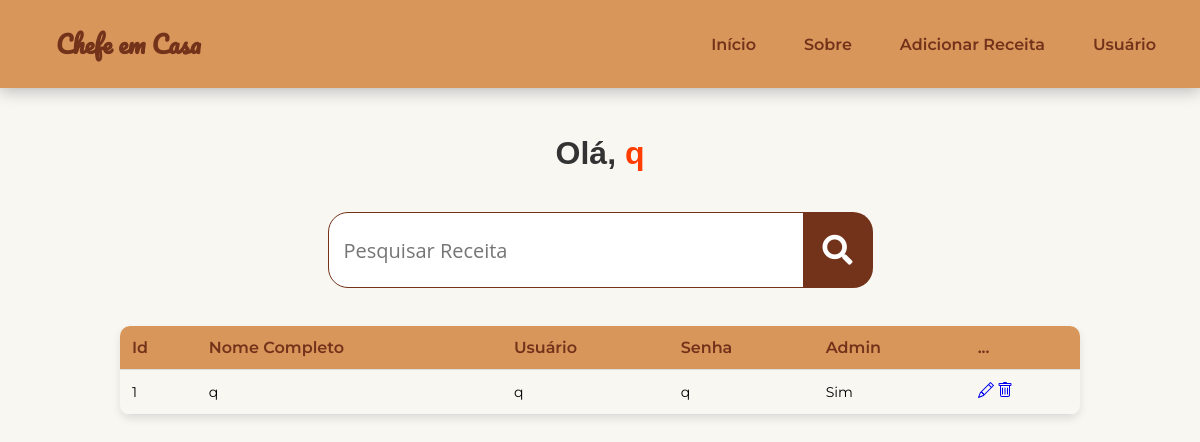
Page /TCC/sistema.php (signed in) on the committed database.
### tables this page shows
CREATE TABLE `usuarios` (
  `id` int(11) NOT NULL,
  `fullnome` varchar(110) NOT NULL,
  `usuario` varchar(45) NOT NULL,
  `senha` varchar(45) NOT NULL,
  `adm` varchar(3) NOT NULL DEFAULT 'Não'
);

### TCC/sistema.php (the view, shortened to what this page needs)
<?php
    include_once('config.php');
    $logado = $_SESSION['usuario'];
    if(!empty($_GET['search']))
    {
      $data = $_GET['search'];
      $sql = "SELECT * FROM usuarios WHERE id LIKE '%$data%' or fullnome LIKE '%$data%' or usuario LIKE '%$data%' ORDER BY id DESC";
    }
    else
    {
      $sql = "SELECT * FROM usuarios ORDER BY id DESC";
    }
    $result = $conexao->query($sql);
?>
<!DOCTYPE html>
<html lang="pt-br">
<head>
   <link href="https://cdn.jsdelivr.net/npm/remixicon@3.2.0/fonts/remixicon.css" rel="stylesheet">
   <link rel="stylesheet" href="https://cdnjs.cloudflare.com/ajax/libs/font-awesome/5.15.4/css/all.min.css">
    <link rel="stylesheet" href="sistema.css">
</head>
<body>
<header class="header">
      <nav class="nav container">
         <div class="nav__data">
            <a href="sistema.php" class="nav__logo">
                <span class="icon-text">Chefe em Casa</span>
            </a>
         </div>
         <div class="nav__menu" id="nav-menu">
            <ul class="nav__list">
               <li><a href="indexlogado.php" class="nav__link">Início</a></li>
               <li><a href="sobre/sobre-logado.php" class="nav__link">Sobre</a></li>
               <li><a href="adicionar-receita/admin_page.php" class="nav__link">Adicionar Receita</a></li>
               <li class="dropdown__item">
                  <div class="nav__link">Usuário <i class="ri-arrow-down-s-line dropdown__arrow"></i></div>
               </li>
            </ul>
         </div>
      </nav>
   </header>
   <br>
   <br>
   <br>
   <br>
   <br>
   <div class="bem_vindo">
    <?php
    $nome_usuario = htmlspecialchars($logado);
    echo "<h1>Olá, <span>$nome_usuario</span></h1>";
    ?>
</div>
<div class="search-container">
   <input type="search" placeholder="Pesquisar Receita" id="pesquisar">
   <button onclick="searchData()" class="search-button"><i class="fas fa-search"></i></button>
</div>
   <br>
   <br>
<div class="tabela">
    <table class="table">
         <thead>
            <tr>
               <th scope="col">Id</th>
               <th scope="col">Nome Completo</th>
               <th scope="col">Usuário</th>
               <th scope="col">Senha</th>
               <th scope="col">Admin</th>
               <th scope="col">...</th>
            </tr>
         </thead>
         <tbody>
            <?php
            while($user_data = mysqli_fetch_assoc($result))
            {
               echo "<tr>";
               echo "<td>".$user_data['id']."</td>";
               echo "<td>".$user_data['fullnome']."</td>";
               echo "<td>".$user_data['usuario']."</td>";
               echo "<td>".$user_data['senha']."</td>";
               echo "<td>".$user_data['adm']."</td>";
               echo "<td>
               <a href='edit/edit.php?id=$user_data[id]' class='btn btn-sm btn-primary'>
                  <svg xmlns='http://www.w3.org/2000/svg' width='16' height='16' fill='currentColor' class='bi bi-pencil' viewBox='0 0 16 16'>
                     <path d='M12.146.146a.5.5 0 0 1 .708 0l3 3a.5.5 0 0 1 0 .708l-10 10a.5.5 0 0 1-.168.11l-5 2a.5.5 0 0 1-.65-.65l2-5a.5.5 0 0 1 .11-.168zM11.207 2.5 13.5 4.793 14.793 3.5 12.5 1.207zm1.586 3L10.5 3.207 4 9.707V10h.5a.5.5 0 0 1 .5.5v.5h.5a.5.5 0 0 1 .5.5v.5h.293zm-9.761 5.175-.106.106-1.528 3.821 3.821-1.528.106-.106A.5.5 0 0 1 5 12.5V12h-.5a.5.5 0 0 1-.5-.5V11h-.5a.5.5 0 0 1-.468-.325'/>
                  </svg>
               </a>
               <a href='edit/delete.php?id=$user_data[id]' class='btn btn-sm btn-danger'>
                  <svg xmlns='http://www.w3.org/2000/svg' width='16' height='16' fill='currentColor' class='bi bi-trash' viewBox='0 0 16 16'>
                   <path d='M5.5 5.5A.5.5 0 0 1 6 6v6a.5.5 0 0 1-1 0V6a.5.5 0 0 1 .5-.5m2.5 0a.5.5 0 0 1 .5.5v6a.5.5 0 0 1-1 0V6a.5.5 0 0 1 .5-.5m3 .5a.5.5 0 0 0-1 0v6a.5.5 0 0 0 1 0z'/>
                  <path d='M14.5 3a1 1 0 0 1-1 1H13v9a2 2 0 0 1-2 2H5a2 2 0 0 1-2-2V4h-.5a1 1 0 0 1-1-1V2a1 1 0 0 1 1-1H6a1 1 0 0 1 1-1h2a1 1 0 0 1 1 1h3.5a1 1 0 0 1 1 1zM4.118 4 4 4.059V13a1 1 0 0 0 1 1h6a1 1 0 0 0 1-1V4.059L11.882 4zM2.5 3h11V2h-11z'/>
                  </svg>
               </a>
               </td>";
               echo "</tr>";
            }
            ?>
         </tbody>
      </table>
    </div>
   </body>
</html>

### TCC/sistema.css (style rules this page uses)
:root { --header-height: 3.5rem; --black-color: #D9965B; --black-color-light: #B78348; --black-color-lighten: #B78348; --white-color: #73321a; --body-color: #F8F7F2; --body-font: "Montserrat", sans-serif; --normal-font-size: .938rem; --font-regular: 400; --font-semi-bold: 600; --z-tooltip: 10; --z-fixed: 100; }
@media screen and (min-width: 1024px) { :root { --normal-font-size: 1rem; } }
* { box-sizing: border-box; padding: 0; margin: 0; }
body { font-family: var(--body-font); font-size: var(--normal-font-size); background-color: var(--body-color); }
ul { list-style: none; }
a { text-decoration: none; }
.container { max-width: 1120px; margin-inline: 1.5rem; }
.header { position: fixed; top: 0; left: 0; width: 100%; background-color: var(--black-color); box-shadow: 0 2px 16px hsla(220, 32%, 8%, .3); z-index: var(--z-fixed); }
.nav { height: var(--header-height); }
.nav__logo, .nav__burger, .nav__close { color: var(--white-color); }
.nav__data { height: 100%; display: flex; justify-content: space-between; align-items: center; }
.nav__logo { display: inline-flex; align-items: center; column-gap: 1rem; font-weight: var(--font-semi-bold); font-size: 1.5rem; }
.icon-text { font-family: 'Pacifico', cursive; }
.nav__link { color: var(--white-color); background-color: var(--black-color); font-weight: var(--font-semi-bold); padding: 1.25rem 1.5rem; display: flex; justify-content: space-between; align-items: center; transition: background-color .3s; }
.dropdown__item { cursor: pointer; }
@media screen and (min-width: 1118px) { .container { margin-inline: auto; } }
@media screen and (min-width: 1118px) { .nav { height: calc(var(--header-height) + 2rem); display: flex; justify-content: space-between; } }
@media screen and (min-width: 1118px) { .nav__list { height: 100%; display: flex; column-gap: 3rem; } }
@media screen and (min-width: 1118px) { .nav__link { height: 100%; padding: 0; justify-content: initial; column-gap: .25rem; } }
@media screen and (min-width: 1118px) { .dropdown__item, .dropdown__subitem { position: relative; } }
.bem_vindo { padding: 20px; margin: 20px auto; width: 80%; max-width: 600px; text-align: center; }
.bem_vindo h1 { font-family: 'Arial', sans-serif; font-size: 2rem; color: #333; margin: 0; padding: 0; }
.bem_vindo h1 span { font-weight: bold; color: #ff3d00; }
.table { width: 80%; margin: 0 auto; border-collapse: collapse; border-radius: 10px; overflow: hidden; box-shadow: 0 4px 8px rgba(0, 0, 0, 0.1); }
.table thead { background-color: var(--black-color); color: var(--white-color); }
.table th, .table td { padding: 0.75rem; text-align: left; border-bottom: 1px solid #ddd; }
.table th { font-weight: var(--font-semi-bold); }
.table td { font-size: 0.875rem; }
.search-container { display: flex; justify-content: center; margin-top: 10px; }
input[type="search"] { padding: 12px 15px; width: 40%; border: 1px solid #73321a; border-radius: 20px 0 0 20px; font-size: 20px; font-family: 'Open Sans', sans-serif; outline: none; height: 76px; background-color: #fff; margin-right: -5px; }
button.search-button { padding: 12px 20px; background-color: #73321a; color: white; border: none; border-radius: 0 20px 20px 0; cursor: pointer; font-size: 16px; height: 76px; transition: background-color 0.5s; }
button.search-button i { font-size: 30px; height: 27; }

### rows in the picture
usuarios: id "1", fullnome "q", usuario "q", senha "q", adm "Sim"

### other values in the picture
$nome_usuario "q"
